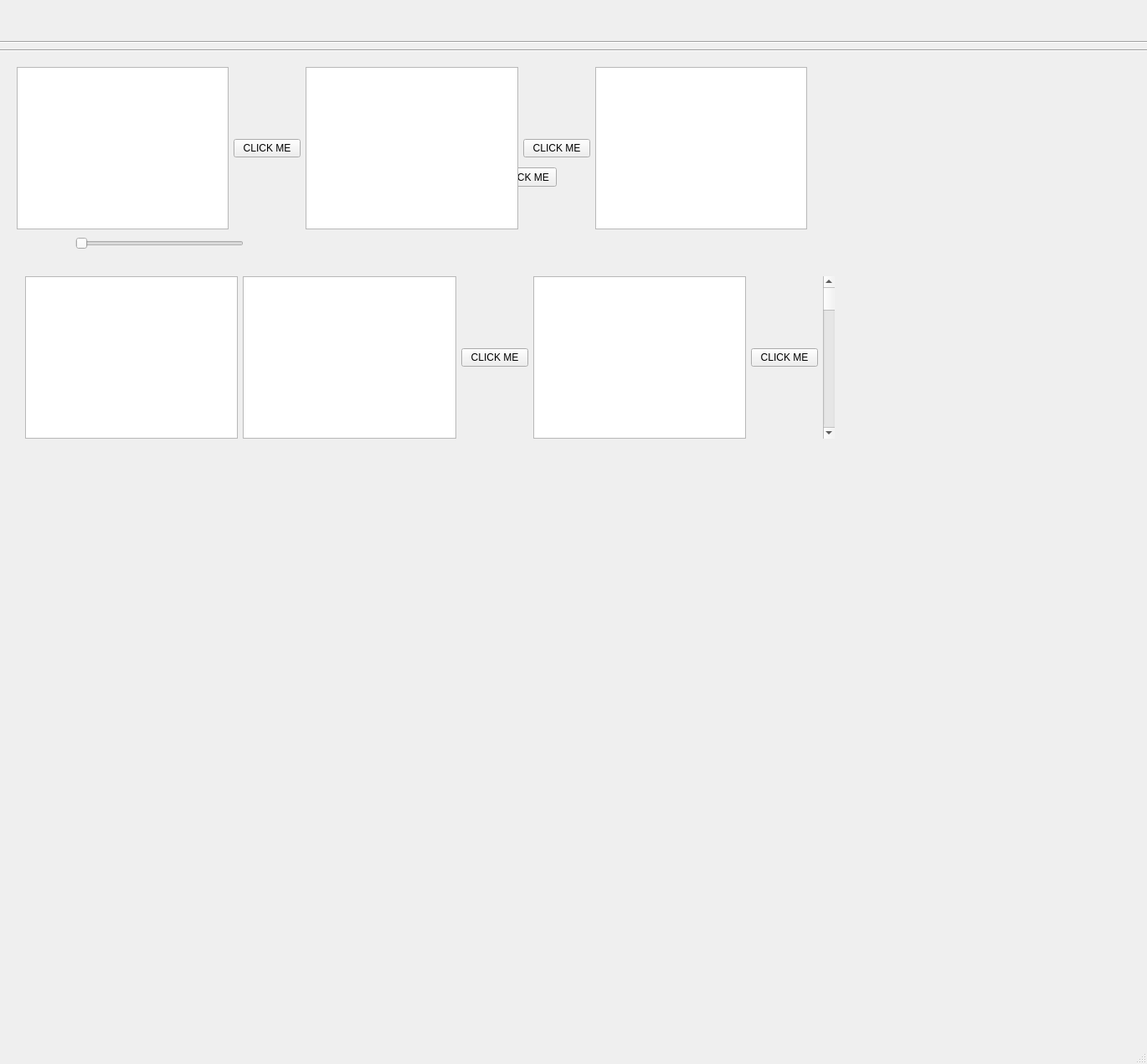
<?xml version="1.0" encoding="UTF-8"?>
<ui version="4.0">
 <class>MainWindow</class>
 <widget class="QMainWindow" name="MainWindow">
  <property name="geometry">
   <rect>
    <x>0</x>
    <y>0</y>
    <width>1370</width>
    <height>1271</height>
   </rect>
  </property>
  <property name="windowTitle">
   <string>MainWindow</string>
  </property>
  <widget class="QWidget" name="centralwidget">
   <widget class="QLabel" name="label">
    <property name="geometry">
     <rect>
      <x>1530</x>
      <y>0</y>
      <width>371</width>
      <height>20</height>
     </rect>
    </property>
    <property name="text">
     <string>NAV BAR</string>
    </property>
   </widget>
   <widget class="QPushButton" name="pushButton_3">
    <property name="geometry">
     <rect>
      <x>590</x>
      <y>200</y>
      <width>75</width>
      <height>23</height>
     </rect>
    </property>
    <property name="text">
     <string>CLICK ME</string>
    </property>
   </widget>
   <widget class="QPushButton" name="pushButton_4">
    <property name="geometry">
     <rect>
      <x>70</x>
      <y>390</y>
      <width>60</width>
      <height>23</height>
     </rect>
    </property>
    <property name="text">
     <string>CLICK ME</string>
    </property>
   </widget>
   <widget class="Line" name="line">
    <property name="geometry">
     <rect>
      <x>-90</x>
      <y>40</y>
      <width>1971</width>
      <height>20</height>
     </rect>
    </property>
    <property name="orientation">
     <enum>Qt::Horizontal</enum>
    </property>
   </widget>
   <widget class="Line" name="line_2">
    <property name="geometry">
     <rect>
      <x>0</x>
      <y>50</y>
      <width>1930</width>
      <height>20</height>
     </rect>
    </property>
    <property name="orientation">
     <enum>Qt::Horizontal</enum>
    </property>
   </widget>
   <widget class="QSlider" name="horizontalSlider">
    <property name="geometry">
     <rect>
      <x>90</x>
      <y>280</y>
      <width>201</width>
      <height>22</height>
     </rect>
    </property>
    <property name="sizePolicy">
     <sizepolicy hsizetype="Expanding" vsizetype="Expanding">
      <horstretch>0</horstretch>
      <verstretch>0</verstretch>
     </sizepolicy>
    </property>
    <property name="orientation">
     <enum>Qt::Horizontal</enum>
    </property>
   </widget>
   <widget class="QWidget" name="layoutWidget">
    <property name="geometry">
     <rect>
      <x>20</x>
      <y>80</y>
      <width>944</width>
      <height>194</height>
     </rect>
    </property>
    <layout class="QHBoxLayout" name="horizontalLayout">
     <item>
      <widget class="QPlainTextEdit" name="plainTextEdit"/>
     </item>
     <item>
      <widget class="QPushButton" name="pushButton1">
       <property name="text">
        <string>CLICK ME</string>
       </property>
      </widget>
     </item>
     <item>
      <widget class="QPlainTextEdit" name="plainTextEdit_2"/>
     </item>
     <item>
      <widget class="QPushButton" name="pushButton_2">
       <property name="text">
        <string>CLICK ME</string>
       </property>
      </widget>
     </item>
     <item>
      <widget class="QPlainTextEdit" name="plainTextEdit_3"/>
     </item>
    </layout>
   </widget>
   <widget class="QWidget" name="layoutWidget">
    <property name="geometry">
     <rect>
      <x>30</x>
      <y>330</y>
      <width>967</width>
      <height>194</height>
     </rect>
    </property>
    <layout class="QHBoxLayout" name="horizontalLayout_2">
     <item>
      <widget class="QPlainTextEdit" name="plainTextEdit_4"/>
     </item>
     <item>
      <widget class="QPlainTextEdit" name="plainTextEdit_5"/>
     </item>
     <item>
      <widget class="QPushButton" name="pushButton_5">
       <property name="text">
        <string>CLICK ME</string>
       </property>
      </widget>
     </item>
     <item>
      <widget class="QPlainTextEdit" name="plainTextEdit_6"/>
     </item>
     <item>
      <widget class="QPushButton" name="pushButton_6">
       <property name="text">
        <string>CLICK ME</string>
       </property>
      </widget>
     </item>
     <item>
      <widget class="QScrollBar" name="verticalScrollBar">
       <property name="orientation">
        <enum>Qt::Vertical</enum>
       </property>
      </widget>
     </item>
    </layout>
   </widget>
  </widget>
  <widget class="QStatusBar" name="statusbar"/>
 </widget>
 <resources/>
 <connections/>
</ui>
